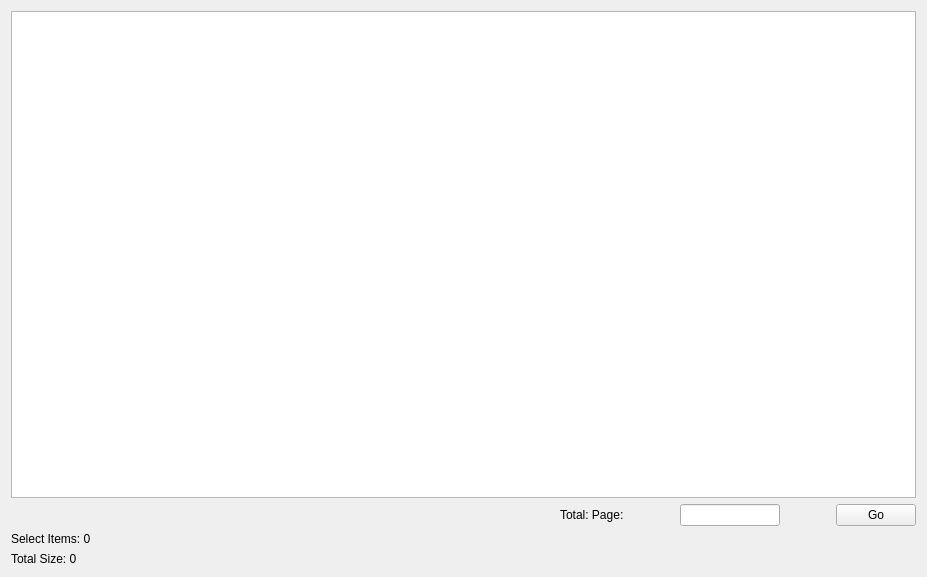
<?xml version="1.0" encoding="UTF-8"?>
<ui version="4.0">
 <class>AbstractPlaybackFile</class>
 <widget class="QWidget" name="AbstractPlaybackFile">
  <property name="geometry">
   <rect>
    <x>0</x>
    <y>0</y>
    <width>927</width>
    <height>577</height>
   </rect>
  </property>
  <property name="windowTitle">
   <string>Form</string>
  </property>
  <layout class="QVBoxLayout" name="verticalLayout">
   <item>
    <widget class="TableView" name="tableView"/>
   </item>
   <item>
    <layout class="QHBoxLayout" name="horizontalLayout_11">
     <item>
      <spacer name="horizontalSpacer_6">
       <property name="orientation">
        <enum>Qt::Horizontal</enum>
       </property>
       <property name="sizeHint" stdset="0">
        <size>
         <width>40</width>
         <height>20</height>
        </size>
       </property>
      </spacer>
     </item>
     <item>
      <widget class="QLabel" name="label_page">
       <property name="styleSheet">
        <string notr="true">min-height: 0px;</string>
       </property>
       <property name="text">
        <string>Total: Page:</string>
       </property>
       <property name="style" stdset="0">
        <string>transparent</string>
       </property>
      </widget>
     </item>
     <item>
      <widget class="QToolButton" name="toolButton_firstPage">
       <property name="styleSheet">
        <string notr="true">QToolButton
{
	border: 0px;
	border-image: url(:/playback/playback/startpage_g.png);
}
QToolButton:hover
{
	background-color: transparent;
	border-image: url(:/playback/playback/startpage_b.png);
}
QToolButton:pressed
{
	background-color: transparent;
	border-image: url(:/playback/playback/startpage_g.png);
}</string>
       </property>
       <property name="text">
        <string/>
       </property>
      </widget>
     </item>
     <item>
      <widget class="QToolButton" name="toolButton_previousPage">
       <property name="styleSheet">
        <string notr="true">QToolButton
{
	border: 0px;
	border-image: url(:/playback/playback/prevpage_g.png);
}
QToolButton:hover
{
	background-color: transparent;
	border-image: url(:/playback/playback/prevpage_b.png);
}
QToolButton:pressed
{
	background-color: transparent;
	border-image: url(:/playback/playback/prevpage_g.png);
}</string>
       </property>
       <property name="text">
        <string/>
       </property>
      </widget>
     </item>
     <item>
      <widget class="MyLineEditPage" name="lineEdit_page">
       <property name="maximumSize">
        <size>
         <width>100</width>
         <height>16777215</height>
        </size>
       </property>
       <property name="alignment">
        <set>Qt::AlignCenter</set>
       </property>
      </widget>
     </item>
     <item>
      <widget class="QToolButton" name="toolButton_nextPage">
       <property name="styleSheet">
        <string notr="true">QToolButton
{
	border: 0px;
	border-image: url(:/playback/playback/nextpage_g.png);
}
QToolButton:hover
{
	background-color: transparent;
	border-image: url(:/playback/playback/nextpage_b.png);
}
QToolButton:pressed
{
	background-color: transparent;
	border-image: url(:/playback/playback/nextpage_g.png);
}</string>
       </property>
       <property name="text">
        <string/>
       </property>
      </widget>
     </item>
     <item>
      <widget class="QToolButton" name="toolButton_lastPage">
       <property name="styleSheet">
        <string notr="true">QToolButton
{
	border: 0px;
	border-image: url(:/playback/playback/endpage_g.png);
}
QToolButton:hover
{
	background-color: transparent;
	border-image: url(:/playback/playback/endpage_b.png);
}
QToolButton:pressed
{
	background-color: transparent;
	border-image: url(:/playback/playback/endpage_g.png);
}</string>
       </property>
       <property name="text">
        <string/>
       </property>
      </widget>
     </item>
     <item>
      <widget class="PushButtonPage" name="pushButton_go">
       <property name="text">
        <string>Go</string>
       </property>
      </widget>
     </item>
    </layout>
   </item>
   <item>
    <widget class="QWidget" name="widget" native="true">
     <layout class="QVBoxLayout" name="verticalLayout_7">
      <property name="leftMargin">
       <number>0</number>
      </property>
      <property name="topMargin">
       <number>0</number>
      </property>
      <property name="rightMargin">
       <number>0</number>
      </property>
      <property name="bottomMargin">
       <number>0</number>
      </property>
      <item>
       <widget class="QLabel" name="label_selectedCount">
        <property name="styleSheet">
         <string notr="true">min-height: 0px;</string>
        </property>
        <property name="text">
         <string>Select Items: 0</string>
        </property>
        <property name="style" stdset="0">
         <string>transparent</string>
        </property>
       </widget>
      </item>
      <item>
       <widget class="QLabel" name="label_selectedSize">
        <property name="styleSheet">
         <string notr="true">min-height: 0px;</string>
        </property>
        <property name="text">
         <string>Total Size: 0</string>
        </property>
        <property name="style" stdset="0">
         <string>transparent</string>
        </property>
       </widget>
      </item>
     </layout>
    </widget>
   </item>
  </layout>
 </widget>
 <customwidgets>
  <customwidget>
   <class>MyLineEditPage</class>
   <extends>QLineEdit</extends>
   <header>mylineeditpage.h</header>
  </customwidget>
  <customwidget>
   <class>TableView</class>
   <extends>QTableView</extends>
   <header>tableview.h</header>
  </customwidget>
  <customwidget>
   <class>PushButtonPage</class>
   <extends>QPushButton</extends>
   <header>PushButtonPage.h</header>
  </customwidget>
 </customwidgets>
 <resources/>
 <connections/>
</ui>
